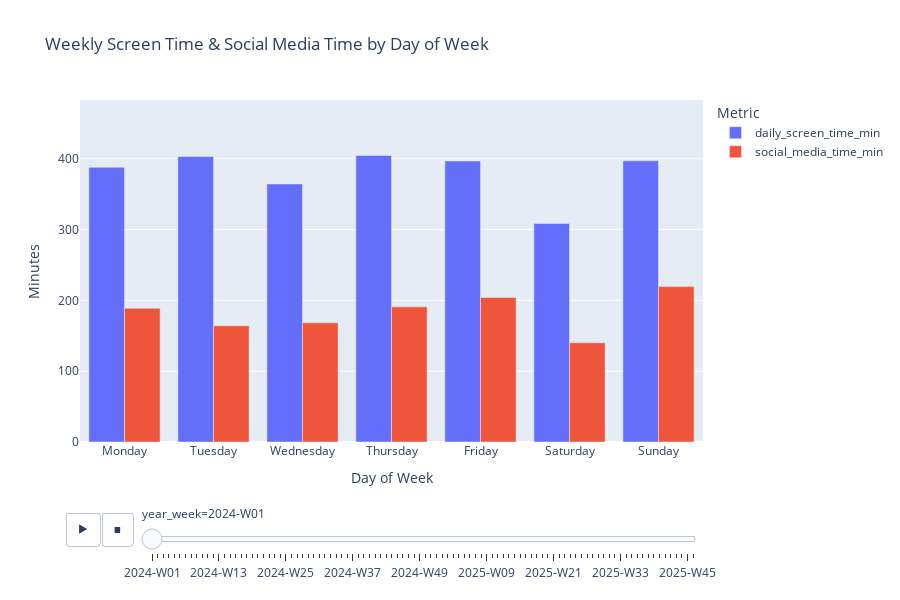

The code cell stored with this chart in its notebook:
### Markdown cell above
---
## Screen Time & Social Media Over Time

### Code cell
# Make a column year_week for animation frames that combine year and week_number
df["year_week"] = df["year"].astype(str) + "-W" + df["week_number"].astype(str).str.zfill(2)

# Group by day of week and year_week to get average screen time and social media time
weekly_day = (
    df.groupby(["year_week", "day_of_week"], observed=False)
      [["daily_screen_time_min", "social_media_time_min"]]
      .mean()
      .reset_index()
)

# Melt to long format
weekly_day_long = weekly_day.melt(
    id_vars=["year_week", "day_of_week"],
    value_vars=["daily_screen_time_min", "social_media_time_min"],
    var_name="Metric",
    value_name="Minutes"
)

# Create animated bar plot
fig = px.bar(
    weekly_day_long,
    x="day_of_week",
    y="Minutes",
    color="Metric",
    animation_frame="year_week",
    barmode="group",
    title="Weekly Screen Time & Social Media Time by Day of Week",
)

# Fix the y-axis range so it doesn't change between frames
fig.update_yaxes(range=[0, weekly_day_long["Minutes"].max()])

# Customise the layout
fig.update_layout(
    yaxis_title="Minutes",
    xaxis_title="Day of Week",
    legend_title="Metric",
    transition={'duration': 700}
)

# Set figure size to increase default height
fig.update_layout(
    height=600
)

# Show the figure
fig.show()

### Figure 1 — Plotly figure (JSON) as saved in the notebook; plotly's stock layout.template omitted (floating-point values rounded to 4 significant figures)
{"data": [{"alignmentgroup": "True", "hovertemplate": "Metric=daily_screen_time_min<br>year_week=2024-W01<br>day_of_week=%{x}<br>Minutes=%{y}<extra></extra>", "legendgroup": "daily_screen_time_min", "marker": {"color": "#636efa", "pattern": {"shape": ""}}, "name": "daily_screen_time_min", "offsetgroup": "daily_screen_time_min", "orientation": "v", "showlegend": true, "textposition": "auto", "type": "bar", "x": ["Monday", "Tuesday", "Wednesday", "Thursday", "Friday", "Saturday", "Sunday"], "xaxis": "x", "y": [388.0, 403.1, 364.5, 404.7, 396.9, 308.5, 397.1], "yaxis": "y"}, {"alignmentgroup": "True", "hovertemplate": "Metric=social_media_time_min<br>year_week=2024-W01<br>day_of_week=%{x}<br>Minutes=%{y}<extra></extra>", "legendgroup": "social_media_time_min", "marker": {"color": "#EF553B", "pattern": {"shape": ""}}, "name": "social_media_time_min", "offsetgroup": "social_media_time_min", "orientation": "v", "showlegend": true, "textposition": "auto", "type": "bar", "x": ["Monday", "Tuesday", "Wednesday", "Thursday", "Friday", "Saturday", "Sunday"], "xaxis": "x", "y": [188.9, 164.2, 168.3, 190.9, 204.1, 140.1, 219.4], "yaxis": "y"}], "layout": {"barmode": "group", "height": 600, "legend": {"title": {"text": "Metric"}, "tracegroupgap": 0}, "sliders": [{"active": 0, "currentvalue": {"prefix": "year_week="}, "len": 0.9, "pad": {"b": 10, "t": 60}, "steps": [{"args": [["2024-W01"], {"frame": {"duration": 0, "redraw": true}, "fromcurrent": true, "mode": "immediate", "transition": {"duration": 0, "easing": "linear"}}], "label": "2024-W01", "method": "animate"}, {"args": [["2024-W02"], {"frame": {"duration": 0, "redraw": true}, "fromcurrent": true, "mode": "immediate", "transition": {"duration": 0, "easing": "linear"}}], "label": "2024-W02", "method": "animate"}, {"args": [["2024-W03"], {"frame": {"duration": 0, "redraw": true}, "fromcurrent": true, "mode": "immediate", "transition": {"duration": 0, "easing": "linear"}}], "label": "2024-W03", "method": "animate"}, {"args": [["2024-W04"], {"frame": {"duration": 0, "redraw": true}, "fromcurrent": true, "mode": "immediate", "transition": {"duration": 0, "easing": "linear"}}], "label": "2024-W04", "method": "animate"}, {"args": [["2024-W05"], {"frame": {"duration": 0, "redraw": true}, "fromcurrent": true, "mode": "immediate", "transition": {"duration": 0, "easing": "linear"}}], "label": "2024-W05", "method": "animate"}, {"args": [["2024-W06"], {"frame": {"duration": 0, "redraw": true}, "fromcurrent": true, "mode": "immediate", "transition": {"duration": 0, "easing": "linear"}}], "label": "2024-W06", "method": "animate"}, {"args": [["2024-W07"], {"frame": {"duration": 0, "redraw": true}, "fromcurrent": true, "mode": "immediate", "transition": {"duration": 0, "easing": "linear"}}], "label": "2024-W07", "method": "animate"}, {"args": [["2024-W08"], {"frame": {"duration": 0, "redraw": true}, "fromcurrent": true, "mode": "immediate", "transition": {"duration": 0, "easing": "linear"}}], "label": "2024-W08", "method": "animate"}, {"args": [["2024-W09"], {"frame": {"duration": 0, "redraw": true}, "fromcurrent": true, "mode": "immediate", "transition": {"duration": 0, "easing": "linear"}}], "label": "2024-W09", "method": "animate"}, {"args": [["2024-W10"], {"frame": {"duration": 0, "redraw": true}, "fromcurrent": true, "mode": "immediate", "transition": {"duration": 0, "easing": "linear"}}], "label": "2024-W10", "method": "animate"}, {"args": [["2024-W11"], {"frame": {"duration": 0, "redraw": true}, "fromcurrent": true, "mode": "immediate", "transition": {"duration": 0, "easing": "linear"}}], "label": "2024-W11", "method": "animate"}, {"args": [["2024-W12"], {"frame": {"duration": 0, "redraw": true}, "fromcurrent": true, "mode": "immediate", "transition": {"duration": 0, "easing": "linear"}}], "label": "2024-W12", "method": "animate"}, {"args": [["2024-W13"], {"frame": {"duration": 0, "redraw": true}, "fromcurrent": true, "mode": "immediate", "transition": {"duration": 0, "easing": "linear"}}], "label": "2024-W13", "method": "animate"}, {"args": [["2024-W14"], {"frame": {"duration": 0, "redraw": true}, "fromcurrent": true, "mode": "immediate", "transition": {"duration": 0, "easing": "linear"}}], "label": "2024-W14", "method": "animate"}, {"args": [["2024-W15"], {"frame": {"duration": 0, "redraw": true}, "fromcurrent": true, "mode": "immediate", "transition": {"duration": 0, "easing": "linear"}}], "label": "2024-W15", "method": "animate"}, {"args": [["2024-W16"], {"frame": {"duration": 0, "redraw": true}, "fromcurrent": true, "mode": "immediate", "transition": {"duration": 0, "easing": "linear"}}], "label": "2024-W16", "method": "animate"}, {"args": [["2024-W17"], {"frame": {"duration": 0, "redraw": true}, "fromcurrent": true, "mode": "immediate", "transition": {"duration": 0, "easing": "linear"}}], "label": "2024-W17", "method": "animate"}, {"args": [["2024-W18"], {"frame": {"duration": 0, "redraw": true}, "fromcurrent": true, "mode": "immediate", "transition": {"duration": 0, "easing": "linear"}}], "label": "2024-W18", "method": "animate"}, {"args": [["2024-W19"], {"frame": {"duration": 0, "redraw": true}, "fromcurrent": true, "mode": "immediate", "transition": {"duration": 0, "easing": "linear"}}], "label": "2024-W19", "method": "animate"}, {"args": [["2024-W20"], {"frame": {"duration": 0, "redraw": true}, "fromcurrent": true, "mode": "immediate", "transition": {"duration": 0, "easing": "linear"}}], "label": "2024-W20", "method": "animate"}, {"args": [["2024-W21"], {"frame": {"duration": 0, "redraw": true}, "fromcurrent": true, "mode": "immediate", "transition": {"duration": 0, "easing": "linear"}}], "label": "2024-W21", "method": "animate"}, {"args": [["2024-W22"], {"frame": {"duration": 0, "redraw": true}, "fromcurrent": true, "mode": "immediate", "transition": {"duration": 0, "easing": "linear"}}], "label": "2024-W22", "method": "animate"}, {"args": [["2024-W23"], {"frame": {"duration": 0, "redraw": true}, "fromcurrent": true, "mode": "immediate", "transition": {"duration": 0, "easing": "linear"}}], "label": "2024-W23", "method": "animate"}, {"args": [["2024-W24"], {"frame": {"duration": 0, "redraw": true}, "fromcurrent": true, "mode": "immediate", "transition": {"duration": 0, "easing": "linear"}}], "label": "2024-W24", "method": "animate"}, {"args": [["2024-W25"], {"frame": {"duration": 0, "redraw": true}, "fromcurrent": true, "mode": "immediate", "transition": {"duration": 0, "easing": "linear"}}], "label": "2024-W25", "method": "animate"}, {"args": [["2024-W26"], {"frame": {"duration": 0, "redraw": true}, "fromcurrent": true, "mode": "immediate", "transition": {"duration": 0, "easing": "linear"}}], "label": "2024-W26", "method": "animate"}, {"args": [["2024-W27"], {"frame": {"duration": 0, "redraw": true}, "fromcurrent": true, "mode": "immediate", "transition": {"duration": 0, "easing": "linear"}}], "label": "2024-W27", "method": "animate"}, {"args": [["2024-W28"], {"frame": {"duration": 0, "redraw": true}, "fromcurrent": true, "mode": "immediate", "transition": {"duration": 0, "easing": "linear"}}], "label": "2024-W28", "method": "animate"}, {"args": [["2024-W29"], {"frame": {"duration": 0, "redraw": true}, "fromcurrent": true, "mode": "immediate", "transition": {"duration": 0, "easing": "linear"}}], "label": "2024-W29", "method": "animate"}, {"args": [["2024-W30"], {"frame": {"duration": 0, "redraw": true}, "fromcurrent": true, "mode": "immediate", "transition": {"duration": 0, "easing": "linear"}}], "label": "2024-W30", "method": "animate"}, {"args": [["2024-W31"], {"frame": {"duration": 0, "redraw": true}, "fromcurrent": true, "mode": "immediate", "transition": {"duration": 0, "easing": "linear"}}], "label": "2024-W31", "method": "animate"}, {"args": [["2024-W32"], {"frame": {"duration": 0, "redraw": true}, "fromcurrent": true, "mode": "immediate", "transition": {"duration": 0, "easing": "linear"}}], "label": "2024-W32", "method": "animate"}, {"args": [["2024-W33"], {"frame": {"duration": 0, "redraw": true}, "fromcurrent": true, "mode": "immediate", "transition": {"duration": 0, "easing": "linear"}}], "label": "2024-W33", "method": "animate"}, {"args": [["2024-W34"], {"frame": {"duration": 0, "redraw": true}, "fromcurrent": true, "mode": "immediate", "transition": {"duration": 0, "easing": "linear"}}], "label": "2024-W34", "method": "animate"}, {"args": [["2024-W35"], {"frame": {"duration": 0, "redraw": true}, "fromcurrent": true, "mode": "immediate", "transition": {"duration": 0, "easing": "linear"}}], "label": "2024-W35", "method": "animate"}, {"args": [["2024-W36"], {"frame": {"duration": 0, "redraw": true}, "fromcurrent": true, "mode": "immediate", "transition": {"duration": 0, "easing": "linear"}}], "label": "2024-W36", "method": "animate"}, {"args": [["2024-W37"], {"frame": {"duration": 0, "redraw": true}, "fromcurrent": true, "mode": "immediate", "transition": {"duration": 0, "easing": "linear"}}], "label": "2024-W37", "method": "animate"}, {"args": [["2024-W38"], {"frame": {"duration": 0, "redraw": true}, "fromcurrent": true, "mode": "immediate", "transition": {"duration": 0, "easing": "linear"}}], "label": "2024-W38", "method": "animate"}, {"args": [["2024-W39"], {"frame": {"duration": 0, "redraw": true}, "fromcurrent": true, "mode": "immediate", "transition": {"duration": 0, "easing": "linear"}}], "label": "2024-W39", "method": "animate"}, {"args": [["2024-W40"], {"frame": {"duration": 0, "redraw": true}, "fromcurrent": true, "mode": "immediate", "transition": {"duration": 0, "easing": "linear"}}], "label": "2024-W40", "method": "animate"}, {"args": [["2024-W41"], {"frame": {"duration": 0, "redraw": true}, "fromcurrent": true, "mode": "immediate", "transition": {"duration": 0, "easing": "linear"}}], "label": "2024-W41", "method": "animate"}, {"args": [["2024-W42"], {"frame": {"duration": 0, "redraw": true}, "fromcurrent": true, "mode": "immediate", "transition": {"duration": 0, "easing": "linear"}}], "label": "2024-W42", "method": "animate"}, {"args": [["2024-W43"], {"frame": {"duration": 0, "redraw": true}, "fromcurrent": true, "mode": "immediate", "transition": {"duration": 0, "easing": "linear"}}], "label": "2024-W43", "method": "animate"}, {"args": [["2024-W44"], {"frame": {"duration": 0, "redraw": true}, "fromcurrent": true, "mode": "immediate", "transition": {"duration": 0, "easing": "linear"}}], "label": "2024-W44", "method": "animate"}, {"args": [["2024-W45"], {"frame": {"duration": 0, "redraw": true}, "fromcurrent": true, "mode": "immediate", "transition": {"duration": 0, "easing": "linear"}}], "label": "2024-W45", "method": "animate"}, {"args": [["2024-W46"], {"frame": {"duration": 0, "redraw": true}, "fromcurrent": true, "mode": "immediate", "transition": {"duration": 0, "easing": "linear"}}], "label": "2024-W46", "method": "animate"}, {"args": [["2024-W47"], {"frame": {"duration": 0, "redraw": true}, "fromcurrent": true, "mode": "immediate", "transition": {"duration": 0, "easing": "linear"}}], "label": "2024-W47", "method": "animate"}, {"args": [["2024-W48"], {"frame": {"duration": 0, "redraw": true}, "fromcurrent": true, "mode": "immediate", "transition": {"duration": 0, "easing": "linear"}}], "label": "2024-W48", "method": "animate"}, {"args": [["2024-W49"], {"frame": {"duration": 0, "redraw": true}, "fromcurrent": true, "mode": "immediate", "transition": {"duration": 0, "easing": "linear"}}], "label": "2024-W49", "method": "animate"}, {"args": [["2024-W50"], {"frame": {"duration": 0, "redraw": true}, "fromcurrent": true, "mode": "immediate", "transition": {"duration": 0, "easing": "linear"}}], "label": "2024-W50", "method": "animate"}, {"args": [["2024-W51"], {"frame": {"duration": 0, "redraw": true}, "fromcurrent": true, "mode": "immediate", "transition": {"duration": 0, "easing": "linear"}}], "label": "2024-W51", "method": "animate"}, {"args": [["2024-W52"], {"frame": {"duration": 0, "redraw": true}, "fromcurrent": true, "mode": "immediate", "transition": {"duration": 0, "easing": "linear"}}], "label": "2024-W52", "method": "animate"}, {"args": [["2025-W01"], {"frame": {"duration": 0, "redraw": true}, "fromcurrent": true, "mode": "immediate", "transition": {"duration": 0, "easing": "linear"}}], "label": "2025-W01", "method": "animate"}, {"args": [["2025-W02"], {"frame": {"duration": 0, "redraw": true}, "fromcurrent": true, "mode": "immediate", "transition": {"duration": 0, "easing": "linear"}}], "label": "2025-W02", "method": "animate"}, {"args": [["2025-W03"], {"frame": {"duration": 0, "redraw": true}, "fromcurrent": true, "mode": "immediate", "transition": {"duration": 0, "easing": "linear"}}], "label": "2025-W03", "method": "animate"}, {"args": [["2025-W04"], {"frame": {"duration": 0, "redraw": true}, "fromcurrent": true, "mode": "immediate", "transition": {"duration": 0, "easing": "linear"}}], "label": "2025-W04", "method": "animate"}, {"args": [["2025-W05"], {"frame": {"duration": 0, "redraw": true}, "fromcurrent": true, "mode": "immediate", "transition": {"duration": 0, "easing": "linear"}}], "label": "2025-W05", "method": "animate"}, {"args": [["2025-W06"], {"frame": {"duration": 0, "redraw": true}, "fromcurrent": true, "mode": "immediate", "transition": {"duration": 0, "easing": "linear"}}], "label": "2025-W06", "method": "animate"}, {"args": [["2025-W07"], {"frame": {"duration": 0, "redraw": true}, "fromcurrent": true, "mode": "immediate", "transition": {"duration": 0, "easing": "linear"}}], "label": "2025-W07", "method": "animate"}, {"args": [["2025-W08"], {"frame": {"duration": 0, "redraw": true}, "fromcurrent": true, "mode": "immediate", "transition": {"duration": 0, "easing": "linear"}}], "label": "2025-W08", "method": "animate"}, {"args": [["2025-W09"], {"frame": {"duration": 0, "redraw": true}, "fromcurrent": true, "mode": "immediate", "transition": {"duration": 0, "easing": "linear"}}], "label": "2025-W09", "method": "animate"}, {"args": [["2025-W10"], {"frame": {"duration": 0, "redraw": true}, "fromcurrent": true, "mode": "immediate", "transition": {"duration": 0, "easing": "linear"}}], "label": "2025-W10", "method": "animate"}, {"args": [["2025-W11"], {"frame": {"duration": 0, "redraw": true}, "fromcurrent": true, "mode": "immediate", "transition": {"duration": 0, "easing": "linear"}}], "label": "2025-W11", "method": "animate"}, {"args": [["2025-W12"], {"frame": {"duration": 0, "redraw": true}, "fromcurrent": true, "mode": "immediate", "transition": {"duration": 0, "easing": "linear"}}], "label": "2025-W12", "method": "animate"}, {"args": [["2025-W13"], {"frame": {"duration": 0, "redraw": true}, "fromcurrent": true, "mode": "immediate", "transition": {"duration": 0, "easing": "linear"}}], "label": "2025-W13", "method": "animate"}, {"args": [["2025-W14"], {"frame": {"duration": 0, "redraw": true}, "fromcurrent": true, "mode": "immediate", "transition": {"duration": 0, "easing": "linear"}}], "label": "2025-W14", "method": "animate"}, {"args": [["2025-W15"], {"frame": {"duration": 0, "redraw": true}, "fromcurrent": true, "mode": "immediate", "transition": {"duration": 0, "easing": "linear"}}], "label": "2025-W15", "method": "animate"}, {"args": [["2025-W16"], {"frame": {"duration": 0, "redraw": true}, "fromcurrent": true, "mode": "immediate", "transition": {"duration": 0, "easing": "linear"}}], "label": "2025-W16", "method": "animate"}, {"args": [["2025-W17"], {"frame": {"duration": 0, "redraw": true}, "fromcurrent": true, "mode": "immediate", "transition": {"duration": 0, "easing": "linear"}}], "label": "2025-W17", "method": "animate"}, {"args": [["2025-W18"], {"frame": {"duration": 0, "redraw": true}, "fromcurrent": true, "mode": "immediate", "transition": {"duration": 0, "easing": "linear"}}], "label": "2025-W18", "method": "animate"}, {"args": [["2025-W19"], {"frame": {"duration": 0, "redraw": true}, "fromcurrent": true, "mode": "immediate", "transition": {"duration": 0, "easing": "linear"}}], "label": "2025-W19", "method": "animate"}, {"args": [["2025-W20"], {"frame": {"duration": 0, "redraw": true}, "fromcurrent": true, "mode": "immediate", "transition": {"duration": 0, "easing": "linear"}}], "label": "2025-W20", "method": "animate"}, {"args": [["2025-W21"], {"frame": {"duration": 0, "redraw": true}, "fromcurrent": true, "mode": "immediate", "transition": {"duration": 0, "easing": "linear"}}], "label": "2025-W21", "method": "animate"}, {"args": [["2025-W22"], {"frame": {"duration": 0, "redraw": true}, "fromcurrent": true, "mode": "immediate", "transition": {"duration": 0, "easing": "linear"}}], "label": "2025-W22", "method": "animate"}, {"args": [["2025-W23"], {"frame": {"duration": 0, "redraw": true}, "fromcurrent": true, "mode": "immediate", "transition": {"duration": 0, "easing": "linear"}}], "label": "2025-W23", "method": "animate"}, {"args": [["2025-W24"], {"frame": {"duration": 0, "redraw": true}, "fromcurrent": true, "mode": "immediate", "transition": {"duration": 0, "easing": "linear"}}], "label": "2025-W24", "method": "animate"}, {"args": [["2025-W25"], {"frame": {"duration": 0, "redraw": true}, "fromcurrent": true, "mode": "immediate", "transition": {"duration": 0, "easing": "linear"}}], "label": "2025-W25", "method": "animate"}, {"args": [["2025-W26"], {"frame": {"duration": 0, "redraw": true}, "fromcurrent": true, "mode": "immediate", "transition": {"duration": 0, "easing": "linear"}}], "label": "2025-W26", "method": "animate"}, {"args": [["2025-W27"], {"frame": {"duration": 0, "redraw": true}, "fromcurrent": true, "mode": "immediate", "transition": {"duration": 0, "easing": "linear"}}], "label": "2025-W27", "method": "animate"}, {"args": [["2025-W28"], {"frame": {"duration": 0, "redraw": true}, "fromcurrent": true, "mode": "immediate", "transition": {"duration": 0, "easing": "linear"}}], "label": "2025-W28", "method": "animate"}, {"args": [["2025-W29"], {"frame": {"duration": 0, "redraw": true}, "fromcurrent": true, "mode": "immediate", "transition": {"duration": 0, "easing": "linear"}}], "label": "2025-W29", "method": "animate"}, {"args": [["2025-W30"], {"frame": {"duration": 0, "redraw": true}, "fromcurrent": true, "mode": "immediate", "transition": {"duration": 0, "easing": "linear"}}], "label": "2025-W30", "method": "animate"}, {"args": [["2025-W31"], {"frame": {"duration": 0, "redraw": true}, "fromcurrent": true, "mode": "immediate", "transition": {"duration": 0, "easing": "linear"}}], "label": "2025-W31", "method": "animate"}, {"args": [["2025-W32"], {"frame": {"duration": 0, "redraw": true}, "fromcurrent": true, "mode": "immediate", "transition": {"duration": 0, "easing": "linear"}}], "label": "2025-W32", "method": "animate"}, {"args": [["2025-W33"], {"frame": {"duration": 0, "redraw": true}, "fromcurrent": true, "mode": "immediate", "transition": {"duration": 0, "easing": "linear"}}], "label": "2025-W33", "method": "animate"}, {"args": [["2025-W34"], {"frame": {"duration": 0, "redraw": true}, "fromcurrent": true, "mode": "immediate", "transition": {"duration": 0, "easing": "linear"}}], "label": "2025-W34", "method": "animate"}, {"args": [["2025-W35"], {"frame": {"duration": 0, "redraw": true}, "fromcurrent": true, "mode": "immediate", "transition": {"duration": 0, "easing": "linear"}}], "label": "2025-W35", "method": "animate"}, {"args": [["2025-W36"], {"frame": {"duration": 0, "redraw": true}, "fromcurrent": true, "mode": "immediate", "transition": {"duration": 0, "easing": "linear"}}], "label": "2025-W36", "method": "animate"}, {"args": [["2025-W37"], {"frame": {"duration": 0, "redraw": true}, "fromcurrent": true, "mode": "immediate", "transition": {"duration": 0, "easing": "linear"}}], "label": "2025-W37", "method": "animate"}, {"args": [["2025-W38"], {"frame": {"duration": 0, "redraw": true}, "fromcurrent": true, "mode": "immediate", "transition": {"duration": 0, "easing": "linear"}}], "label": "2025-W38", "method": "animate"}, {"args": [["2025-W39"], {"frame": {"duration": 0, "redraw": true}, "fromcurrent": true, "mode": "immediate", "transition": {"duration": 0, "easing": "linear"}}], "label": "2025-W39", "method": "animate"}, {"args": [["2025-W40"], {"frame": {"duration": 0, "redraw": true}, "fromcurrent": true, "mode": "immediate", "transition": {"duration": 0, "easing": "linear"}}], "label": "2025-W40", "method": "animate"}, {"args": [["2025-W41"], {"frame": {"duration": 0, "redraw": true}, "fromcurrent": true, "mode": "immediate", "transition": {"duration": 0, "easing": "linear"}}], "label": "2025-W41", "method": "animate"}, {"args": [["2025-W42"], {"frame": {"duration": 0, "redraw": true}, "fromcurrent": true, "mode": "immediate", "transition": {"duration": 0, "easing": "linear"}}], "label": "2025-W42", "method": "animate"}, {"args": [["2025-W43"], {"frame": {"duration": 0, "redraw": true}, "fromcurrent": true, "mode": "immediate", "transition": {"duration": 0, "easing": "linear"}}], "label": "2025-W43", "method": "animate"}, {"args": [["2025-W44"], {"frame": {"duration": 0, "redraw": true}, "fromcurrent": true, "mode": "immediate", "transition": {"duration": 0, "easing": "linear"}}], "label": "2025-W44", "method": "animate"}, {"args": [["2025-W45"], {"frame": {"duration": 0, "redraw": true}, "fromcurrent": true, "mode": "immediate", "transition": {"duration": 0, "easing": "linear"}}], "label": "2025-W45", "method": "animate"}, {"args": [["2025-W46"], {"frame": {"duration": 0, "redraw": true}, "fromcurrent": true, "mode": "immediate", "transition": {"duration": 0, "easing": "linear"}}], "label": "2025-W46", "method": "animate"}], "x": 0.1, "xanchor": "left", "y": 0, "yanchor": "top"}], "title": {"text": "Weekly Screen Time & Social Media Time by Day of Week"}, "transition": {"duration": 700}, "updatemenus": [{"buttons": [{"args": [null, {"frame": {"duration": 500, "redraw": true}, "fromcurrent": true, "mode": "immediate", "transition": {"duration": 500, "easing": "linear"}}], "label": "&#9654;", "method": "animate"}, {"args": [[null], {"frame": {"duration": 0, "redraw": true}, "fromcurrent": true, "mode": "immediate", "transition": {"duration": 0, "easing": "linear"}}], "label": "&#9724;", "method": "animate"}], "direction": "left", "pad": {"r": 10, "t": 70}, "showactive": false, "type": "buttons", "x": 0.1, "xanchor": "right", "y": 0, "yanchor": "top"}], "xaxis": {"anchor": "y", "domain": [0, 1], "title": {"text": "Day of Week"}}, "yaxis": {"anchor": "x", "domain": [0, 1], "range": [0, 483], "title": {"text": "Minutes"}}}}
